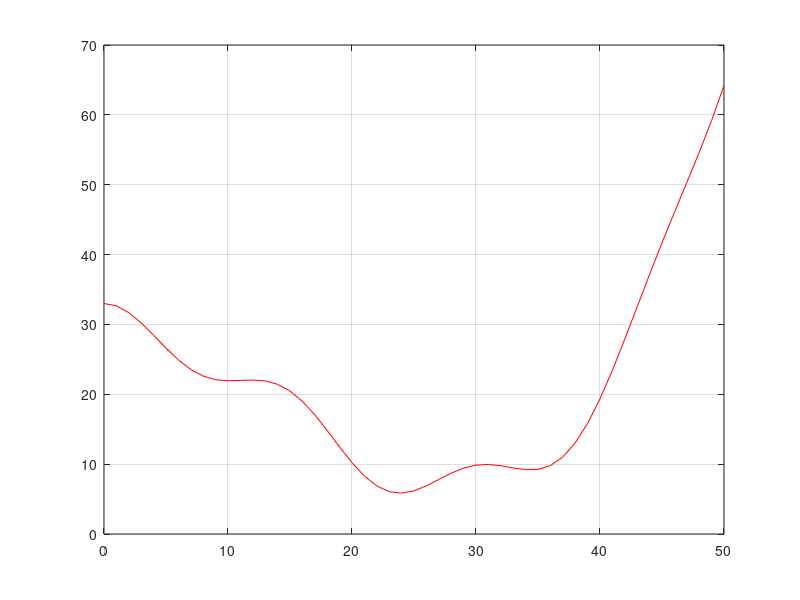

This figure's MATLAB source: (Note: this script raises an error after producing the figure.)
clear, clc
% Falta velocidad negativa

% Datos
g = 9.81;
m = 10;

del_t = input("Dame el tamaño de paso del tiempo (s): ");
t = del_t;

v0 = input("Dame la velocidad inicial (m/s): ");

xprima0 = 0;
xn = input("Dame la posición inicial (m): ");
x0 = xn;


yn = (xprima0.^3/500) - (3*xprima0.^2)/35 + 3*cos((2*3.141592*xprima0)/15) + 30;
y0 = yn;

h0 = 5.85;
h = yn;

mu = .01;


% Vía
x_via = 0:50;
y_via =(x_via.^3/500) - (3*x_via.^2)/35 + 3*cos((2*3.141592*x_via)/15) + 30;
hold on;
plot(x_via,y_via,'r');


% Gráfica
box on;
grid on;

while xn <= 50


   %Energías
   Ek = 0.5*m*v0^2;
   Ep = m*g*(h-h0);   
   %fprintf("%f, %f\n",Ep, Ek);


   % Velocidad
    
   raizv = (v0.^2) - 2*g * (h-h0) - 2*g*mu * (xn-x0);

   if raizv > 0
       v = sqrt(raizv);
       disp("pos")

   elseif raizv <= 0
       v = -v0;
       disp("neg")
    
   end
    

   % Angulo de posición
   syms x
   y = (x^3/500) - (3*x^2) / 35 + 3*cosd(2*pi*x/15) + 30;
   derivada = diff(y);
   dobledev= diff(y,'x',2);
   ang = double(atand(subs(derivada,x,xn)));
   fprintf("θ=%f\n", ang)
   
   
   %Calcular radio
   rArriba= (1+(double(subs(dobledev,x,xn)))^2)^3/2;
   radio= rArriba/(double(subs(dobledev,x,xn)));


   % Desplazamiento real del carrito
   xpriman = xprima0 + v * del_t;
   xn = x0 + (xpriman - xprima0)*cosd(ang);
   yn = (xpriman.^3/500) - (3*xpriman.^2)/35 + 3*cos((2*3.141592*xpriman)/15) + 30;

   
   % Actualizar valores de variables
   v0 = v;
   x0 = xn;
   xprima0 = xpriman;
   y0 = yn;
   h = yn;


   % Imprimir Valores de velocidad, tiempo y posición
   %(t= %f , t)
   fprintf("posx= %f vel= %f \n", xn, v)   

   % Punto que se mueve
   carro = plot(xpriman,yn,'db');
   drawnow
   pause(t/100)
   delete(carro);

    
end
holxd off;